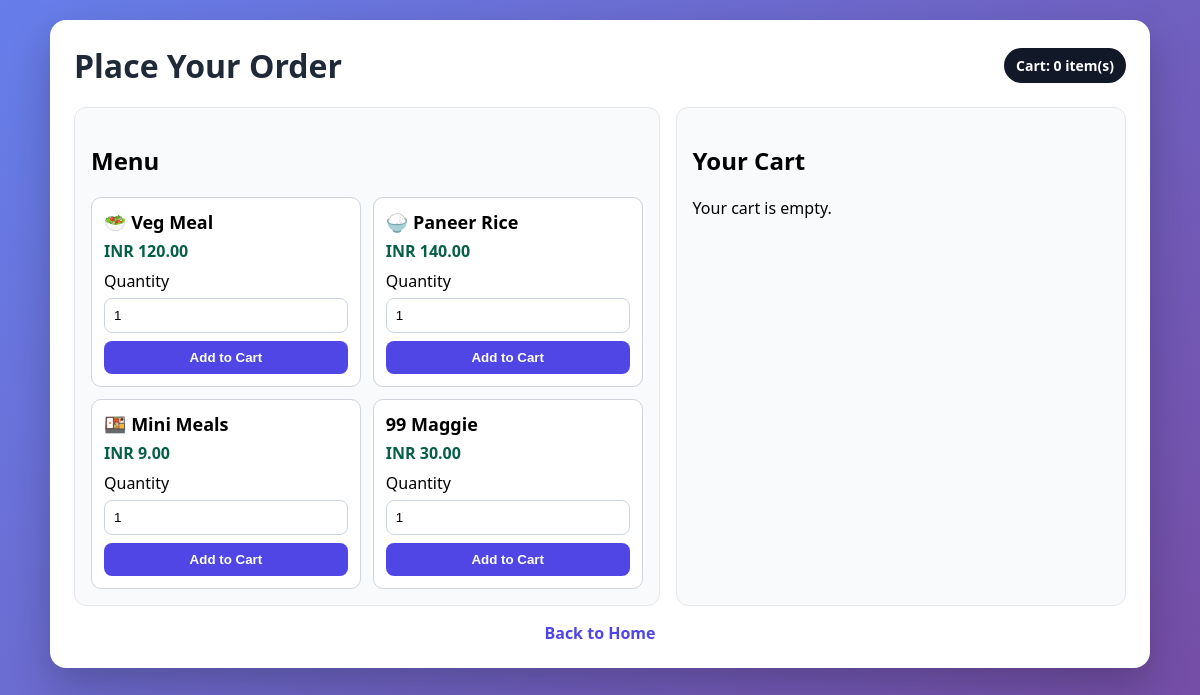
/order, run on the app's committed database.
### tables this page shows
CREATE TABLE menu_items (
            id INTEGER PRIMARY KEY AUTOINCREMENT,
            emoji TEXT NOT NULL,
            name TEXT NOT NULL UNIQUE,
            price REAL NOT NULL,
            available INTEGER NOT NULL DEFAULT 1,
            created_at TEXT NOT NULL
        );

### app.py (the view, shortened to what this page needs)
@app.route("/order", methods=["GET", "POST"])
def order():
    conn = get_db_connection()
    menu_items = conn.execute("SELECT * FROM menu_items WHERE available = 1 ORDER BY id ASC").fetchall()
    cart_items, total_price = get_cart_items(conn)
    conn.close()
    upi_link = build_upi_link(total_price, f"Food order by {(session.get('last_username') or 'customer')}")
    qr_url = "https://api.qrserver.com/v1/create-qr-code/?size=220x220&data=" + quote_plus(upi_link)
    return render_template(
        "order.html",
        menu_items=menu_items,
        cart_items=cart_items,
        cart_total=total_price,
        cart_count=cart_count(get_cart()),
        username=(session.get("last_username") or ""),
        payment_reference="",
        upi_link=upi_link,
        qr_url=qr_url,
        upi_id=UPI_ID,
        upi_name=UPI_NAME,
    )

### app.py (called while the page is built, shortened)
def get_db_connection():
    conn = sqlite3.connect(DATABASE)
    conn.row_factory = sqlite3.Row
    return conn

def build_upi_link(amount, note):
    params = {
        "pa": UPI_ID,
        "pn": UPI_NAME,
        "am": f"{amount:.2f}",
        "cu": "INR",
        "tn": note[:50],
    }
    return "upi://pay?" + urlencode(params)

def get_cart():
    return session.get("cart", {})

def cart_count(cart):
    return sum(int(qty) for qty in cart.values())

def get_cart_items(conn):
    cart = get_cart()
    if not cart:
        return [], 0.0

### templates/order.html (shortened to what this page needs)
<!DOCTYPE html>
<html lang="en">
<head>
</head>
<body>
    <div class="container">
        <div class="topbar">
            <h1>Place Your Order</h1>
            <div class="cart-icon">Cart: {{ cart_count }} item(s)</div>
        </div>
        <div class="layout">
            <div class="panel">
                <h2>Menu</h2>
                {% if menu_items %}
                    <div class="menu-grid">
                        {% for item in menu_items %}
                            <div class="item">
                                <h3>{{ item.emoji }} {{ item.name }}</h3>
                                <div class="price">INR {{ '%.2f'|format(item.price) }}</div>
                                <form method="POST" action="{{ url_for('add_to_cart') }}">
                                    <label>Quantity</label>
                                    <input type="number" name="quantity" min="1" max="100" value="1" required>
                                    <button type="submit" style="margin-top:8px; width:100%;">Add to Cart</button>
                                </form>
                            </div>
                        {% endfor %}
                    </div>
                {% else %}
                    <p>No menu items available right now.</p>
                {% endif %}
            </div>
            <div class="panel">
                <h2>Your Cart</h2>
                {% if cart_items %}
                    <table class="cart-table">
                        <thead>
                            <tr>
                                <th>Item</th>
                                <th>Price</th>
                                <th>Qty</th>
                                <th>Subtotal</th>
                                <th>Action</th>
                            </tr>
                        </thead>
                        <tbody>
                            {% for item in cart_items %}
                                <tr>
                                    <td>{{ item.emoji }} {{ item.name }}</td>
                                    <td>INR {{ '%.2f'|format(item.price) }}</td>
                                    <td>
                                        <form method="POST" action="{{ url_for('update_cart') }}">
                                            <input type="hidden" name="item_id" value="{{ item.id }}">
                                            <input type="number" name="quantity" min="0" max="100" value="{{ item.quantity }}" style="width:72px; margin:0;">
                                            <button type="submit" class="btn-muted" style="margin-top:6px;">Update</button>
                                        </form>
                                    </td>
                                    <td>INR {{ '%.2f'|format(item.subtotal) }}</td>
                                    <td>
                                        <a class="btn btn-danger" href="{{ url_for('remove_from_cart', item_id=item.id) }}">Remove</a>
                                    </td>
                                </tr>
                            {% endfor %}
                        </tbody>
                    </table>
                    <div class="totals">Grand Total: INR {{ '%.2f'|format(cart_total) }}</div>
                    <div class="checkout">
                        <form method="POST" action="{{ url_for('order') }}">
                            <label for="username"><strong>Your Name</strong></label>
                            <input id="username" name="username" type="text" placeholder="Enter your name" value="{{ username or '' }}" required>
                            <div style="margin-top:12px; padding:10px; border:1px solid #cbd5e1; border-radius:8px; background:#fff;">
                                <p style="margin:0 0 8px;"><strong>Pay via UPI QR</strong></p>
                                <img src="{{ qr_url }}" alt="UPI QR" style="width:180px; height:180px; border:1px solid #ddd; border-radius:8px;">
                                <p style="margin:8px 0 2px; font-size:13px;"><strong>UPI ID:</strong> {{ upi_id }}</p>
                                <p style="margin:0 0 2px; font-size:13px;"><strong>Receiver:</strong> {{ upi_name }}</p>
                                <p style="margin:0; font-size:13px;"><strong>Amount:</strong> INR {{ '%.2f'|format(cart_total) }}</p>
                                <p style="margin:6px 0 0; font-size:12px;">
                                    <a href="{{ upi_link }}">Open UPI Payment Link</a>
                                </p>
                            </div>
                            <label for="payment_reference" style="margin-top:10px;"><strong>UPI Reference / UTR</strong></label>
                            <input id="payment_reference" name="payment_reference" type="text" placeholder="Enter payment reference number" value="{{ payment_reference or '' }}" required>
                            <button type="submit" style="margin-top:10px; width:100%;">Confirm Order</button>
                        </form>
                    </div>
                {% else %}
                    <p>Your cart is empty.</p>
                {% endif %}
            </div>
        </div>
        <div class="nav">
            <a href="{{ url_for('index') }}">Back to Home</a>
        </div>
    </div>
</body>
</html>

### templates/order.html (style rules this page uses)
* { box-sizing: border-box; }
body { margin: 0; font-family: "Segoe UI", Tahoma, Geneva, Verdana, sans-serif; background: linear-gradient(135deg, #667eea 0%, #764ba2 100%); min-height: 100vh; padding: 20px; }
.container { max-width: 1100px; margin: 0 auto; background: #fff; border-radius: 16px; box-shadow: 0 18px 40px rgba(0, 0, 0, 0.22); padding: 24px; }
.topbar { display: flex; justify-content: space-between; align-items: center; gap: 12px; flex-wrap: wrap; }
h1 { margin: 0; color: #1f2937; }
.cart-icon { background: #111827; color: #fff; padding: 8px 12px; border-radius: 999px; font-weight: 700; font-size: 14px; }
.layout { margin-top: 20px; display: grid; grid-template-columns: 1.3fr 1fr; gap: 16px; }
.panel { border: 1px solid #e5e7eb; border-radius: 12px; padding: 16px; background: #f9fafb; }
.menu-grid { display: grid; grid-template-columns: repeat(auto-fit, minmax(240px, 1fr)); gap: 12px; }
.item { border: 1px solid #d1d5db; border-radius: 10px; background: #fff; padding: 12px; }
.item h3 { margin: 0 0 6px; font-size: 18px; }
.price { color: #065f46; font-weight: 700; margin-bottom: 8px; }
input[type="number"], input[type="text"] { width: 100%; padding: 9px; border: 1px solid #cbd5e1; border-radius: 8px; margin-top: 6px; }
button, .btn { border: none; border-radius: 8px; padding: 9px 12px; font-weight: 700; cursor: pointer; text-decoration: none; display: inline-block; color: #fff; background: #4f46e5; }
.nav { margin-top: 16px; text-align: center; }
.nav a { color: #4f46e5; font-weight: 700; text-decoration: none; }

### data on the page
menu_items: emoji "🥗", name "Veg Meal", price "120.00"
menu_items: emoji "🍚", name "Paneer Rice", price "140.00"
menu_items: emoji "🍱", name "Mini Meals", price "9.00"
menu_items: emoji "99", name "Maggie", price "30.00"

### other printed values
{{ cart_count }} "0"
